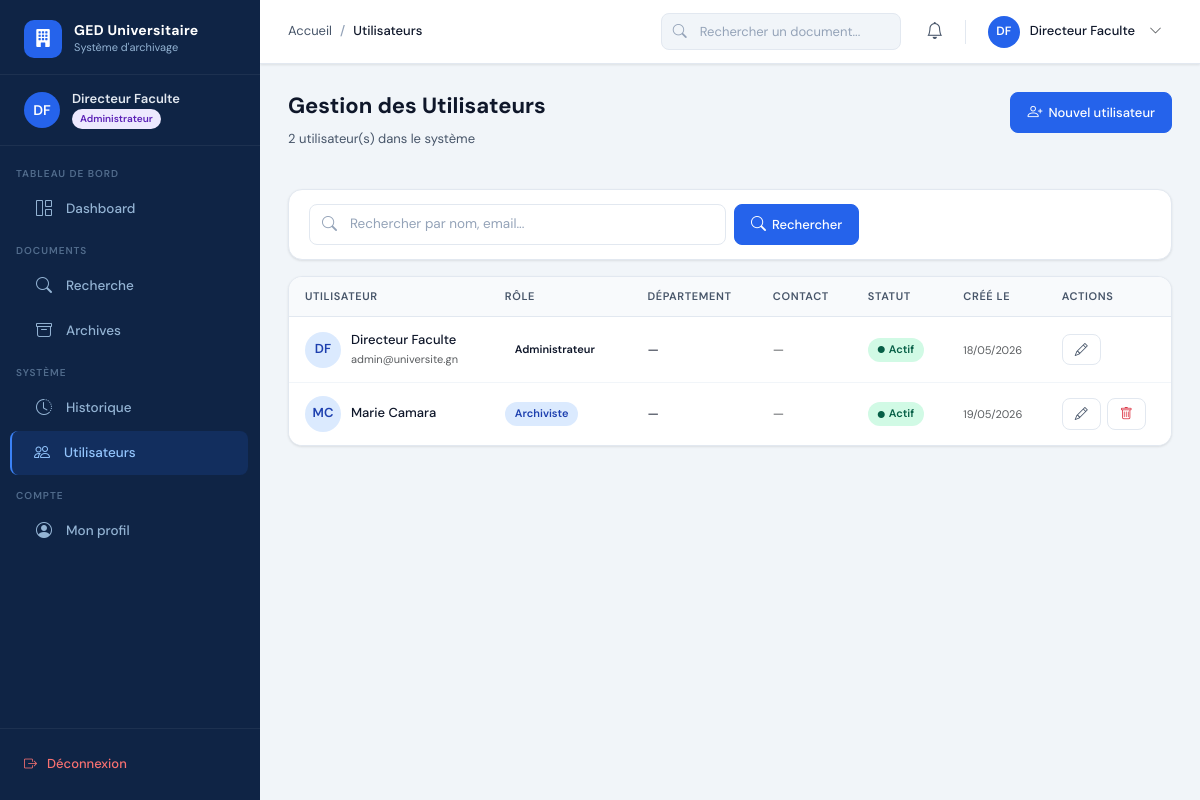
Page /auth/utilisateurs/ (signed in) on the earlier database version.
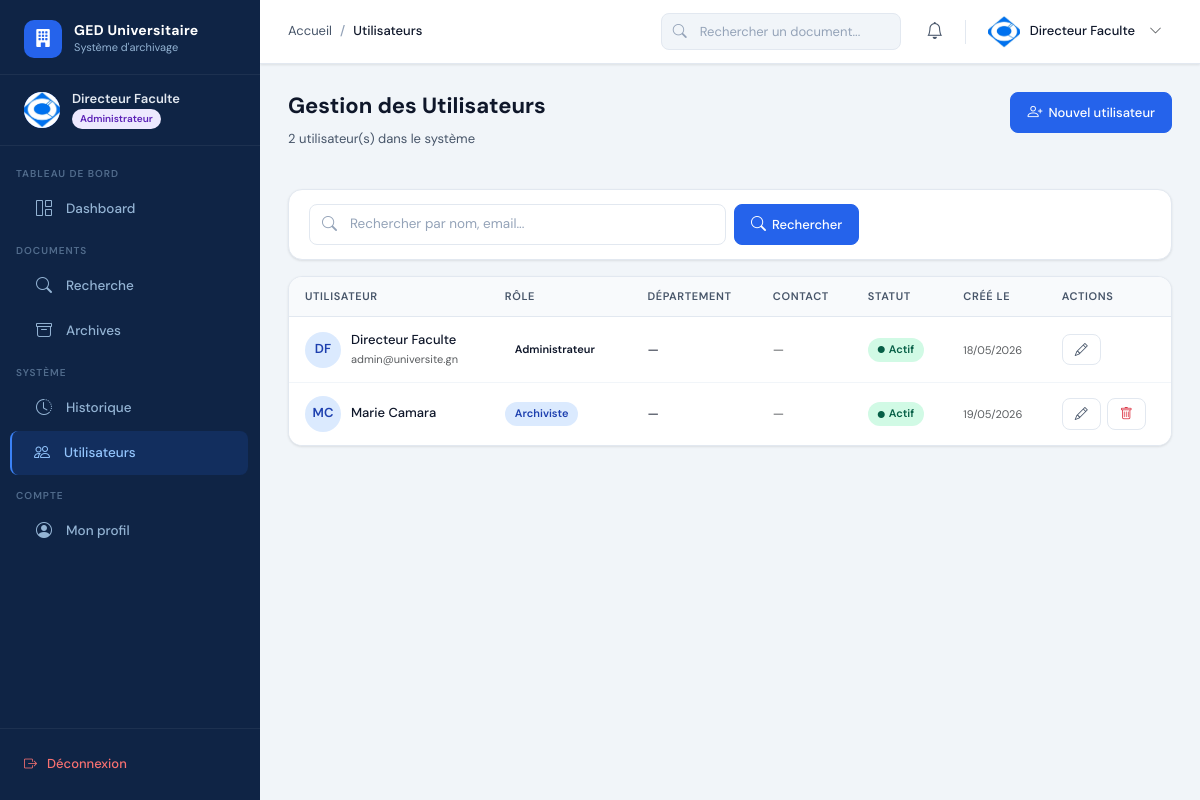
Same page on the later database version.
### apps/accounts/models.py (models this page shows, shortened)
class User(AbstractUser):
    ROLE_CHOICES = [
        ('administrateur', 'Administrateur'),
        ('archiviste', 'Archiviste'),
    ]
    role = models.CharField(max_length=20, choices=ROLE_CHOICES, default='archiviste')
    photo = models.ImageField(upload_to='photos/', blank=True, null=True)
    telephone = models.CharField(max_length=20, blank=True)
    departement = models.CharField(max_length=100, blank=True)
    is_active = models.BooleanField(default=True)
    created_at = models.DateTimeField(auto_now_add=True)
    updated_at = models.DateTimeField(auto_now=True)
    def is_admin(self):
        return self.role == 'administrateur'
    class Meta:
        verbose_name = 'Utilisateur'
        verbose_name_plural = 'Utilisateurs'

### apps/accounts/views.py (the view)
# urls.py: path('utilisateurs/', views.gestion_utilisateurs, name='gestion_utilisateurs'),
@login_required
def gestion_utilisateurs(request):
    if not request.user.is_admin():
        from django.core.exceptions import PermissionDenied
        raise PermissionDenied
    query = request.GET.get('q', '')
    users = User.objects.all()
    if query:
        users = users.filter(Q(username__icontains=query)|Q(first_name__icontains=query)|Q(last_name__icontains=query)|Q(email__icontains=query))
    return render(request, 'archiviste/utilisateurs.html', {'users': users, 'query': query})

### templates/archiviste/utilisateurs.html (shortened to what this page needs)
{% extends 'base.html' %}
{% block breadcrumb %}<li class="breadcrumb-item active">Utilisateurs</li>{% endblock %}
{% block content %}
<div class="page-header">
  <div>
    <h1 class="page-title">Gestion des Utilisateurs</h1>
    <p class="page-subtitle">{{ users.count }} utilisateur(s) dans le système</p>
  </div>
  <div class="page-actions">
    <a href="{% url 'creer_utilisateur' %}" class="btn btn-primary"><i class="bi bi-person-plus"></i> Nouvel utilisateur</a>
  </div>
</div>
<div class="card mb-3">
  <div class="card-body" style="padding:14px 20px;">
    <form method="get">
      <div class="row g-2">
        <div class="col-12 col-md-6">
          <div class="search-bar">
            <i class="bi bi-search"></i>
            <input type="text" name="q" value="{{ query }}" class="form-control" placeholder="Rechercher par nom, email...">
          </div>
        </div>
        <div class="col-auto">
          <button type="submit" class="btn btn-primary"><i class="bi bi-search"></i> Rechercher</button>
        </div>
      </div>
    </form>
  </div>
</div>
<div class="table-container">
  <table class="table">
    <thead>
      <tr>
        <th>Utilisateur</th>
        <th>Rôle</th>
        <th>Département</th>
        <th>Contact</th>
        <th>Statut</th>
        <th>Créé le</th>
        <th>Actions</th>
      </tr>
    </thead>
    <tbody>
      {% for u in users %}
      <tr>
        <td>
          <div style="display:flex;align-items:center;gap:10px;">
            <div style="width:36px;height:36px;border-radius:50%;background:#dbeafe;display:flex;align-items:center;justify-content:center;font-size:13px;font-weight:600;color:#1e40af;flex-shrink:0;">
              {{ u.first_name|first|upper }}{{ u.last_name|first|upper }}
            </div>
            <div>
              <div class="fw-500 text-sm">{{ u.get_full_name|default:u.username }}</div>
              <div class="text-xs text-muted">{{ u.email }}</div>
            </div>
          </div>
        </td>
        <td><span class="badge-custom badge-{{ u.role }}">{{ u.get_role_display }}</span></td>
        <td><span class="text-sm">{{ u.departement|default:"—" }}</span></td>
        <td><span class="text-sm text-muted">{{ u.telephone|default:"—" }}</span></td>
        <td>
          {% if u.is_active %}
            <span class="badge-custom badge-actif"><i class="bi bi-circle-fill me-1" style="font-size:7px;"></i>Actif</span>
          {% else %}
            <span class="badge-custom badge-archive">Inactif</span>
          {% endif %}
        </td>
        <td><span class="text-xs text-muted">{{ u.created_at|date:"d/m/Y" }}</span></td>
        <td>
          <div class="table-actions">
            {% if request.user.is_admin %}
              <a href="{% url 'modifier_utilisateur' u.pk %}" class="btn btn-outline btn-sm" data-bs-toggle="tooltip" title="Modifier"><i class="bi bi-pencil"></i></a>
              {% if u != request.user %}
              <a href="{% url 'supprimer_utilisateur' u.pk %}" class="btn btn-outline btn-sm text-danger" data-bs-toggle="tooltip" title="Supprimer"><i class="bi bi-trash"></i></a>
              {% endif %}
            {% else %}
              {% if not u.is_admin and u == request.user %}
              <a href="{% url 'modifier_utilisateur' u.pk %}" class="btn btn-outline btn-sm" data-bs-toggle="tooltip" title="Modifier mon profil"><i class="bi bi-pencil"></i></a>
              {% else %}
              <span class="text-xs text-muted">—</span>
              {% endif %}
            {% endif %}
          </div>
        </td>
      </tr>
      {% empty %}
      <tr><td colspan="7"><div class="empty-state"><div class="empty-icon"><i class="bi bi-people"></i></div><div class="empty-title">Aucun utilisateur</div></div></td></tr>
      {% endfor %}
    </tbody>
  </table>
</div>
{% endblock %}

### templates/base.html (shortened to what the changed rows need)
<!DOCTYPE html>
<html lang="fr">
<head>
  {% load static %}
  <link rel="stylesheet" href="https://cdn.jsdelivr.net/npm/bootstrap@5.3.2/dist/css/bootstrap.min.css">
  <link rel="stylesheet" href="https://cdn.jsdelivr.net/npm/bootstrap-icons@1.11.3/font/bootstrap-icons.min.css">
  <link rel="stylesheet" href="{% static 'css/main.css' %}">
</head>
<body>
<aside class="sidebar" id="sidebar">
  <div class="sidebar-user">
    <div class="sidebar-user-avatar">
      {% if user.photo %}<img src="{{ user.photo.url }}" alt="">
      {% else %}{{ user.first_name|first|upper }}{{ user.last_name|first|upper }}
      {% endif %}
    </div>
    <div>
      <div class="sidebar-user-name">{{ user.get_full_name|default:user.username }}</div>
      <div class="sidebar-user-role">
        <span class="sidebar-badge {% if user.is_admin %}badge-admin{% else %}badge-archiviste{% endif %}">
          {{ user.get_role_display }}
        </span>
      </div>
    </div>
  </div>
</aside>
<div class="main-wrapper">
  <header class="top-navbar">
    <div class="navbar-actions">
      <div class="dropdown">
        <div class="navbar-user" data-bs-toggle="dropdown" style="cursor:pointer;">
          <div class="navbar-user-avatar">
            {% if user.photo %}<img src="{{ user.photo.url }}" alt="">
            {% else %}{{ user.first_name|first|upper }}{{ user.last_name|first|upper }}
            {% endif %}
          </div>
          <span class="navbar-user-name d-none d-lg-block">{{ user.get_full_name|default:user.username }}</span>
          <i class="bi bi-chevron-down text-sm text-muted d-none d-lg-block ms-1"></i>
        </div>
      </div>
    </div>
  </header>
  <main class="content-area">
    {% block content %}{% endblock %}
  </main>
</div>
</body>
</html>

Differences in the rows shown:
changed User "Directeur Faculte": photo: picture added; first_name|first "D" → (not shown); photo empty → "photos/CI.jpg" (drawn); last_name|first "F" → (not shown)
